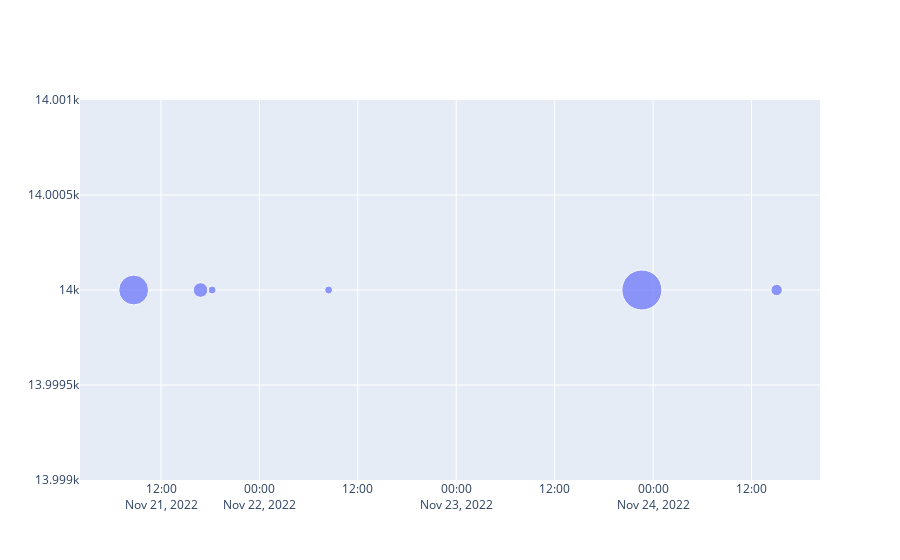

Source (notebook cell):
### Code cell
fig = go.Figure(data=[go.Scatter(
    x=df_news_articles_stats["Date"], 
    y = df_news_articles_stats["y"],
    mode='markers',
    marker=dict(
        size = df_news_articles_stats["Total number of engagements"],
        sizemode='area',
        sizeref=2.*max(df_news_articles_stats["Total number of engagements"])/(40.**2),
        sizemin=4
    )
)])

fig.show()

### Figure 1 — Plotly figure (JSON) as saved in the notebook; plotly's stock layout.template omitted (floating-point values rounded to 4 significant figures)
{"data": [{"marker": {"size": [6513, 203914, 1657, 16543, 27496, 113264], "sizemin": 4, "sizemode": "area", "sizeref": 254.9}, "mode": "markers", "type": "scatter", "x": ["2022-11-21T18:14:00", "2022-11-23T22:38:00", "2022-11-22T08:26:00", "2022-11-24T15:04:00", "2022-11-21T16:49:00", "2022-11-21T08:39:59"], "y": [14000, 14000, 14000, 14000, 14000, 14000]}], "layout": {}}
